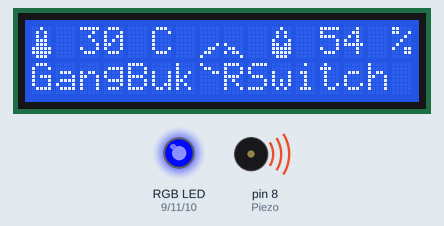
Bench run of a sketch on a simulated Arduino Uno, built with avr-gcc and run on an emulated ATmega328P. Parts: 16×2 character LCD, an RGB LED mixed from three pins (HIGH = lit), buzzer (waves = sounding).

Above: at 0.2 s.
At 6.6 s:
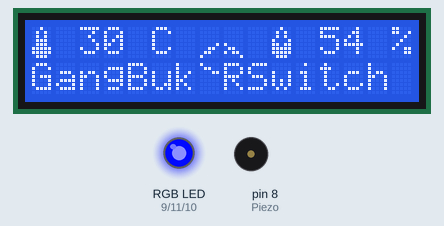
Timing chart, 0 to 8.1 s (numbered marks = the images above):
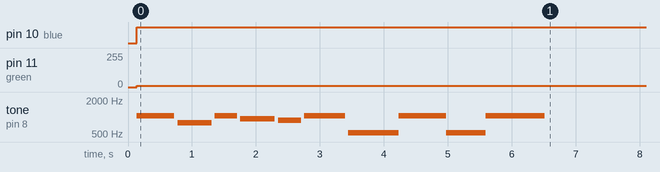

The sketch:

NuriZero.ino
```cpp
#include "emotion.h"

#include <LiquidCrystal_I2C.h>
LiquidCrystal_I2C lcd(0x27, 16, 2);

String syncT = "";
String syncH = "";
int syncW = 2;
String rea = "";

int red = 9;
int green = 11;
int blue = 10;

void setup() {
  Serial.begin(9600);
  pinMode(8, OUTPUT); // Piezo
  pinMode(red, OUTPUT);
  pinMode(green, OUTPUT);
  pinMode(blue, OUTPUT);

  lcd.init(); // LCD ON
  lcd.backlight(); // LCD Backlight
  lcd.home();

  lcd.createChar(1, temperature);
  lcd.createChar(2, humid);

  lcd.setCursor(0,0);
  lcd.write(byte(1));
  lcd.setCursor(5,0);
  lcd.print("C");

  lcd.setCursor(10,0);
  lcd.write(byte(2));
  lcd.setCursor(15,0);
  lcd.print("%");

  lcd.setCursor(0,1);
  lcd.print("GangBuk");

  lcd.setCursor(9,1);
  lcd.print("Switch");

}

void loop(){
  //char receive = Serial.read();
  //rea.concat(receive);
  String receive = String(3054);

  syncT = receive.substring(0, 2);
  syncH = receive.substring(2, 4);

  lcd.setCursor(2,0);
  lcd.print(syncT);
  lcd.setCursor(12,0);
  lcd.print(syncH);

  analogWrite(red, 0);
  analogWrite(green, 0);
  analogWrite(blue, 0);

  if (syncW == 0) { // 맑음 예정
    lcd.createChar(3, sun1);
    lcd.createChar(4, sun2);
    lcd.createChar(5, sun3);

    lcd.setCursor(7,0);
    lcd.write(byte(3));
    lcd.write(byte(4));
    lcd.setCursor(7,1);
    lcd.write(byte(5));
    lcd.print("S");

    analogWrite(red, 0);
    analogWrite(green, 255);
    analogWrite(blue, 10);

    tone(8, 2637, 200);
    delay(230);
    tone(8, 2794, 200);
    delay(240);
    tone(8, 3135, 90);
    delay(100);
    tone(8, 3520, 110);
    delay(120);
    tone(8, 3135, 110);
    delay(120);

  }

  else if (syncW == 1) { // 구름 예정
    lcd.createChar(3, cloud1);
    lcd.createChar(4, cloud2);
    lcd.createChar(5, cloud3);

    lcd.setCursor(7,0);
    lcd.write(byte(3));
    lcd.write(byte(4));
    lcd.setCursor(7,1);
    lcd.write(byte(5));
    lcd.print("C");

    analogWrite(red, 0);
    analogWrite(green, 225);
    analogWrite(blue, 229);

    tone(8, 523, 1030);
    delay(1030);
    tone(8, 783, 360);
    delay(360);
    tone(8, 622, 520);
    delay(520);
    tone(8, 830, 410);
    delay(410);
    tone(8, 783, 350);
    delay(350);
    tone(8, 622, 230);
    delay(230);
    tone(8, 587, 100);
    delay(100);
    tone(8, 523, 1630);
    delay(1630);
  }


  else if (syncW == 2) { // 흐림(비) 예정
    lcd.createChar(3, cloud1);
    lcd.createChar(4, cloud2);
    lcd.createChar(5, cloud3);

    lcd.setCursor(7,0);
    lcd.write(byte(3));
    lcd.write(byte(4));
    lcd.setCursor(7,1);
    lcd.write(byte(5));
    lcd.print("R");

    analogWrite(red, 0);
    analogWrite(green, 10);
    analogWrite(blue, 255);

    tone(8, 1046, 590);
    delay(640);
    tone(8, 784, 530);
    delay(580);
    tone(8, 1046, 350);
    delay(400);
    tone(8, 932, 540);
    delay(590);
    tone(8, 880, 360);
    delay(410);
    tone(8, 1046, 640);
    delay(690);

    tone(8, 523, 790);
    delay(790);
    tone(8, 1046, 740);
    delay(740);
    tone(8, 523, 620);
    delay(620);
    tone(8, 1046, 920);
    delay(920);
  }
  delay(3600000);
}
```

emotion.h
```cpp
byte temperature[8] = {
  B00100,
  B01010,
  B01010,
  B01110,
  B01110,
  B11111,
  B11111,
  B01110
};

byte humid[8] = {
  B00100,
  B01010,
  B01010,
  B10001,
  B11011,
  B11111,
  B11111,
  B01110
};

////////////////////////////

byte sun1[] = {
  B00000,
  B00000,
  B00000,
  B10001,
  B01000,
  B00011,
  B00100,
  B10100
};

byte sun2[8] = {
  B00000,
  B00000,
  B00000,
  B10001,
  B00010,
  B11000,
  B00100,
  B00101
};


byte sun3[8] = {
  B10100,
  B00100,
  B00011,
  B01000,
  B10001,
  B00000,
  B00000,
  B00000
};

byte cloud1[] = {
  B00000,
  B00000,
  B00000,
  B00000,
  B00001,
  B00110,
  B01100,
  B10000
};

byte cloud2[] = {
  B00000,
  B00000,
  B00000,
  B00000,
  B10000,
  B01100,
  B10110,
  B00001
};

byte cloud3[] = {
  B10000,
  B01100,
  B00011,
  B00000,
  B00000,
  B00000,
  B00000,
  B00000
};
```

Measured:
- by itself, pin 10 (blue): LOW → HIGH at 0.14 s
- by itself, pin 11 (green): 0/255 → 10/255 at 0.14 s
- by itself, tone on pin 8 (Piezo): plays 1046 Hz for 0.59 s, 784 Hz for 0.53 s, 1046 Hz for 0.35 s, 932 Hz for 0.54 s, 880 Hz for 0.36 s, 1046 Hz for 0.64 s … (10 notes in this stretch)
